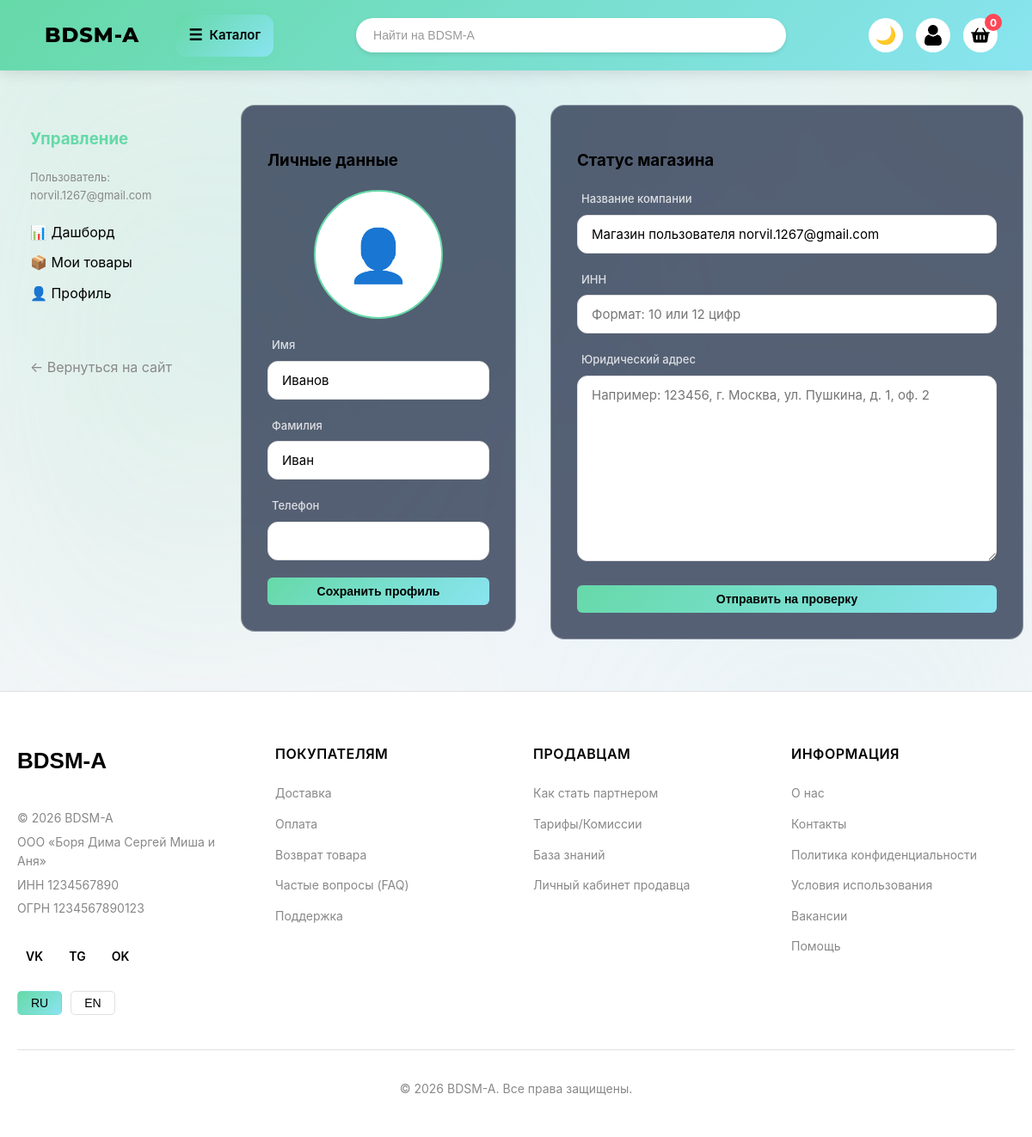
The page /seller/profile/ (signed in) on the database its author committed.
### main/models.py (models this page shows, shortened)
class Users(AbstractBaseUser, PermissionsMixin):
    ROLE_CHOICES = (
        ('buyer', 'Покупатель'),
        ('seller', 'Продавец'),
        ('admin', 'Админ'),
    )
    id = models.AutoField(primary_key=True, editable=False)
    email = models.EmailField("Email", unique=True)
    role = models.CharField("Роль", max_length=20, choices=ROLE_CHOICES, default='buyer')
    is_active = models.BooleanField("Активен", default=True)
    is_staff = models.BooleanField("Доступ в админку", default=False)
    objects = CustomUserManagers()
    USERNAME_FIELD = 'email' # Логинимся по email
    REQUIRED_FIELDS = []     # Дополнительных обязательных полей при создании нет
    class Meta:
        verbose_name = "Пользователь"
        verbose_name_plural = "Пользователи"

class UserProfiles(models.Model):
    GENDER_CHOICES = (
        ('male', 'Мужской'),
        ('female', 'Женский'),
    )
    user = models.OneToOneField(Users, on_delete=models.CASCADE, primary_key=True, related_name='profile')
    first_name = models.CharField("Имя", max_length=50, null=True, blank=True)
    last_name = models.CharField("Фамилия", max_length=50, null=True, blank=True)
    birth_date = models.DateField("Дата рождения", null=True, blank=True)
    avatar = models.ImageField("Аватар", upload_to='avatars/', null=True, blank=True)
    phone_number = models.CharField("Телефон", max_length=20, null=True, blank=True)
    created_at = models.DateTimeField("Дата создания", auto_now_add=True)
    age = models.PositiveIntegerField("Возраст", null=True, blank=True)
    gender = models.CharField("Пол", max_length=20, null=True, blank=True, choices=GENDER_CHOICES)
    class Meta:
        verbose_name = "Профиль пользователя"
        verbose_name_plural = "Профили пользователей"

class StoreProfiles(models.Model):
    STATUS_CHOICES = (
        ('unverified', 'Не подтвержден'),
        ('pending', 'На проверке'),
        ('approved', 'Подтвержден'),
        ('rejected', 'Отклонен'),
    )
    user = models.OneToOneField(
        settings.AUTH_USER_MODEL,
        on_delete=models.CASCADE,
        primary_key=True,
        related_name='store_profile',
        verbose_name="Пользователь (Продавец)"
    )
    company_name = models.CharField(max_length=255, blank=True, null=True, verbose_name="Название компании")
    inn = models.CharField(max_length=12, blank=True, null=True, verbose_name="ИНН")
    legal_address = models.TextField(blank=True, null=True, verbose_name="Юридический адрес")
    verification_status = models.CharField(max_length=20, choices=STATUS_CHOICES, default='unverified', verbose_name="Статус верификации")
    description = models.TextField("Описание", null=True, blank=True)
    logo = models.ImageField("Логотип", upload_to='store_logos/', null=True, blank=True)
    created_at = models.DateTimeField("Дата создания", auto_now_add=True)
    class Meta:
        verbose_name = "Профиль магазина"
        verbose_name_plural = "Профили магазинов"

### main/views.py (the view)
# urls.py: path('seller/profile/', views.seller_profile, name='seller_profile'),
@login_required
def seller_profile(request):
    user_profile, _ = UserProfiles.objects.get_or_create(user=request.user)
    store_profile, _ = StoreProfiles.objects.get_or_create(user=request.user)
    if request.method == 'POST':
        if 'update_user' in request.POST:
            user_form = UserProfileForm(request.POST, instance=user_profile)
            store_form = StoreVerificationForm(instance=store_profile)
            if user_form.is_valid():
                user_form.save()
                return redirect('seller_profile')
        elif 'verify_store' in request.POST:
            user_form = UserProfileForm(instance=user_profile)
            store_form = StoreVerificationForm(request.POST, instance=store_profile)
            if store_form.is_valid():
                store = store_form.save(commit=False)
                store.verification_status = 'pending'
                store.save()
                return redirect('seller_profile')
    else:
        user_form = UserProfileForm(instance=user_profile)
        store_form = StoreVerificationForm(instance=store_profile)
    return render(request, 'seller_profile.html', {
        'user_form': user_form,
        'store_form': store_form,
        'store_profile': store_profile,
    })

### main/forms.py
class UserProfileForm(forms.ModelForm):
    class Meta:
        model = UserProfiles
        fields = ['first_name', 'last_name', 'phone_number']
    def __init__(self, *args, **kwargs):
        super().__init__(*args, **kwargs)
        for field in self.fields.values():
            field.widget.attrs['class'] = 'auth-form input'

class StoreVerificationForm(forms.ModelForm):
    class Meta:
        model = StoreProfiles
        fields = ['company_name', 'inn', 'legal_address']
    def __init__(self, *args, **kwargs):
        super().__init__(*args, **kwargs)
        for field in self.fields.values():
            field.widget.attrs['class'] = 'auth-form input'
        self.fields['company_name'].widget.attrs['placeholder'] = 'Например: ООО "Ромашка" или ИП Иванов И.И.'
        self.fields['inn'].widget.attrs['placeholder'] = 'Формат: 10 или 12 цифр'
        self.fields['legal_address'].widget.attrs['placeholder'] = 'Например: 123456, г. Москва, ул. Пушкина, д. 1, оф. 2'

### main/templates/seller_profile.html (shortened to what this page needs)
{% extends 'base.html' %}
{% load static %}
{% block extra_css %}
<link rel="stylesheet" href="{% static 'css/dashboard.css' %}">
<link rel="stylesheet" href="{% static 'css/auth.css' %}">
{% endblock %}
{% block content %}
<div class="dashboard-container">
    <div class="dashboard-sidebar">
        <h3>Управление</h3>
        <p class="store-name">Пользователь: {{ request.user.email }}</p>
        <div class="dashboard-menu">
            <a href="{% url 'seller_dashboard' %}">📊 Дашборд</a>
            <a href="{% url 'manage_products' %}">📦 Мои товары</a>
            <a href="{% url 'seller_profile' %}">👤 Профиль</a>
            <hr>
            <a href="/" class="back-link">← Вернуться на сайт</a>
        </div>
    </div>
    <div class="dashboard-content profile-layout">
        <div class="dashboard-panel glass-panel">
            <h3>Личные данные</h3>
            <div class="profile-avatar-box">
                <span class="profile-avatar-placeholder">👤</span>
            </div>
            <form method="POST" class="auth-form">
                {% for field in user_form %}
                <div class="form-group">
                    <label>{{ field.label }}</label>
                    {{ field }}
                </div>
                {% endfor %}
                <div class="profile-actions-grid">
                    <button type="submit" name="update_user" class="action-btn btn-edit">Сохранить профиль</button>
                </div>
            </form>
        </div>
        <div class="dashboard-panel glass-panel">
            <h3>Статус магазина</h3>
            {% if store_profile.verification_status == 'pending' %}
                <div class="sales-badge pending-badge">
                    Ваша заявка находится на проверке у администрации.
                </div>
            {% else %}
                <form method="POST" class="auth-form">
                    {% for field in store_form %}
                    <div class="form-group">
                        <label>{{ field.label }}</label>
                        {{ field }}
                    </div>
                    {% endfor %}
                    <div class="profile-actions-grid">
                        <button type="submit" name="verify_store" class="action-btn btn-edit">Отправить на проверку</button>
                    </div>
                </form>
            {% endif %}
        </div>
    </div>
</div>
{% endblock %}

### main/static/css/base.css (style rules this page uses)
:root { --bg-color: #f6f6f9; --bg-secondary: #ffffff; --card-bg: #ffffff; --text-color: #000000; --text-secondary: #888888; --header-gradient: linear-gradient(135deg, #66d9a8 0%, #89e4f0 100%); --banner-gradient: linear-gradient(135deg, #c0c0c0 0%, #4a7c8c 100%); --banner-text: #66d9a8; --input-bg: #ffffff; --input-text: #000000; --icon-bg: #ffffff; --shadow-light: rgba(0, 0, 0, 0.1); --shadow-medium: rgba(0, 0, 0, 0.15); --nav-border: #eeeeee; --nav-text: #999999; --nav-active: #66d9a8; --button-gradient: linear-gradient(135deg, #66d9a8 0%, #89e4f0 100%); --button-text: #000000; --cart-badge: #ff4757; --nav-bg: #ffffff; --border-color: #e0e0e0; --catalog-bg: linear-gradient(135deg, #66d9a8 0%, #89e4f0 100%); --catalog-shadow: rgba(102, 217, 168, 0.3); --auth-glass-bg: rgba(30, 41, 59, 0.7); --auth-glass-blur: 50px; --auth-glass-border: 1px solid rgba(255, 255, 255, 0.1); --auth-title-color: #5eead4; --auth-subtitle-color: rgba(255, 255, 255, 0.8); --auth-text: #ffffff; }
* { box-sizing: border-box; }
.body { margin: 0; font-family: -apple-system, BlinkMacSystemFont, "Segoe UI", Roboto, Helvetica, Arial, sans-serif; background: var(--bg-color); background-image: radial-gradient(at 0% 0%, hsla(153, 58%, 63%, 0.15) 0px, transparent 50%), radial-gradient(at 50% 0%, hsla(188, 78%, 74%, 0.15) 0px, transparent 50%), radial-gradient(at 100% 0%, hsla(153, 58%, 63%, 0.15) 0px, transparent 50%); background-attachment: fixed; color: var(--text-color); padding-bottom: 70px; transition: background-color 0.3s ease, color 0.3s ease; min-height: 100vh; line-height: 1.6; overflow-x: hidden; }
.body::before { content: ""; position: fixed; top: 0; left: 0; width: 100%; height: 100%; z-index: -1; background: radial-gradient(circle at 20% 30%, hsla(153, 58%, 63%, 0.1) 0%, transparent 40%), radial-gradient(circle at 80% 70%, hsla(188, 78%, 74%, 0.1) 0%, transparent 40%); filter: blur(80px); animation: mesh-float 20s ease-in-out infinite alternate; }
@media (min-width: 769px) { .body { padding-bottom: 0; } }
@media (min-width: 1025px) { .body { padding-bottom: 0; } }

### main/static/css/dashboard.css (style rules this page uses)
.dashboard-container { margin-top: 40px; display: flex; gap: 20px; flex-wrap: wrap; align-items: flex-start; }
.dashboard-sidebar { width: 250px; padding: 25px; border-radius: 16px; flex-shrink: 0; }
.dashboard-content { flex: 1; display: flex; flex-direction: column; gap: 20px; min-width: 300px; }
.dashboard-panel { padding: 30px; border-radius: 16px; }
.dashboard-sidebar h3 { color: var(--nav-active); margin-top: 0; }
.dashboard-sidebar p.store-name { font-size: 13px; color: var(--text-secondary); margin-bottom: 20px; }
.dashboard-menu { display: flex; flex-direction: column; gap: 10px; }
.dashboard-menu a { color: var(--text-color); text-decoration: none; transition: color 0.2s; }
.dashboard-menu a.back-link { color: var(--text-secondary); margin-top: 20px; }
.dashboard-menu hr { border: none; border-bottom: 1px solid rgba(255,255,255,0.1); width: 100%; margin: 10px 0; }
.action-btn { flex: 1; text-align: center; text-decoration: none; padding: 8px; border: none; border-radius: 6px; cursor: pointer; font-weight: bold; font-size: 14px; transition: transform 0.2s; }
.btn-edit { background: var(--header-gradient); color: #000; }
.profile-layout { display: grid; grid-template-columns: 320px 1fr; gap: 40px; align-items: start; }
.profile-avatar-box { width: 150px; height: 150px; border-radius: 50%; background: var(--input-bg); border: 2px solid var(--nav-active); margin: 0 auto 20px; overflow: hidden; display: flex; align-items: center; justify-content: center; }
.profile-avatar-placeholder { font-size: 60px; }
.profile-actions-grid { display: grid; grid-template-columns: 1fr; gap: 12px; margin-top: 20px; }

### main/static/css/auth.css (style rules this page uses)
.glass-panel { background: rgba(22, 33, 62, 0.7); backdrop-filter: blur(3px); -webkit-backdrop-filter: blur(100px); border: 1px solid rgba(255, 255, 255, 0.3); }
.auth-form input, .auth-form select, .auth-form textarea { width: 100%; padding: 12px 16px; border-radius: 12px; border: 1px solid var(--border-color); background: var(--input-bg); color: var(--input-text); font-size: 15px; transition: all 0.2s; outline: none; font-family: inherit; }
.auth-form textarea { resize: vertical; min-height: 120px; }
.form-group { margin-bottom: 20px; text-align: left; }
.form-group label { display: block; font-size: 13px; color: var(--auth-subtitle-color); margin-bottom: 8px; margin-left: 5px; font-weight: 500; }

### rows shown on the page
Users: user.email "norvil.1267@gmail.com"
UserProfiles: user_form "Иванов" "Иван"
StoreProfiles: store_form "Магазин пользователя norvil.1267@gmail.com"

### other values the page prints
{{ field.label }} "Имя" "Фамилия" "Телефон"
{{ field.label }} "Название компании" "ИНН" "Юридический адрес"
